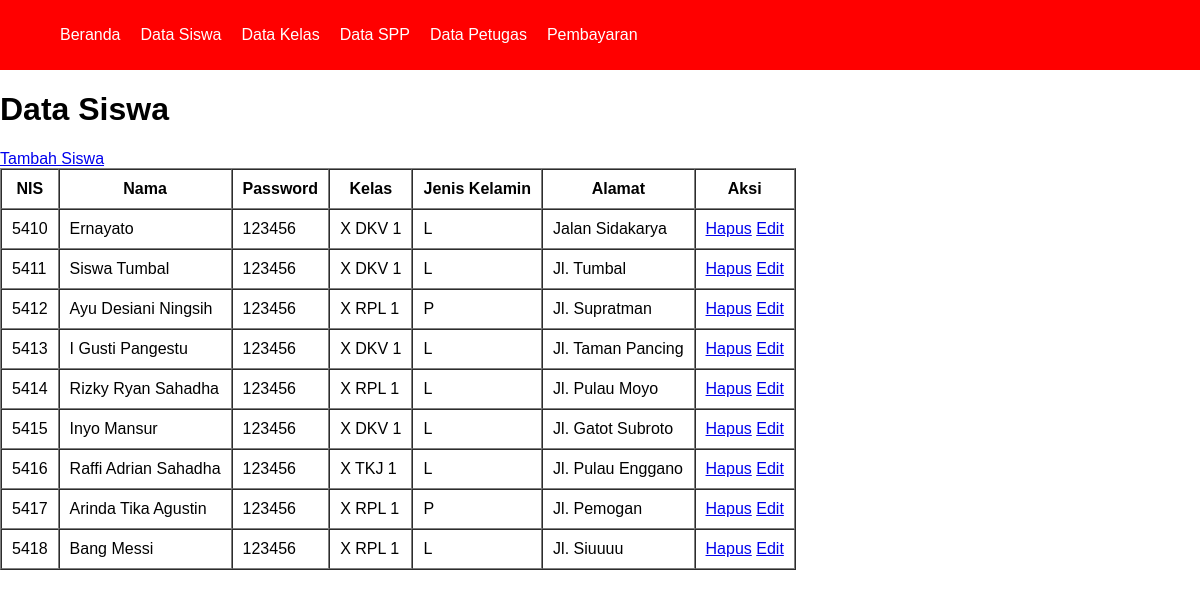
Before: /siswa/siswa.php with the older database file.
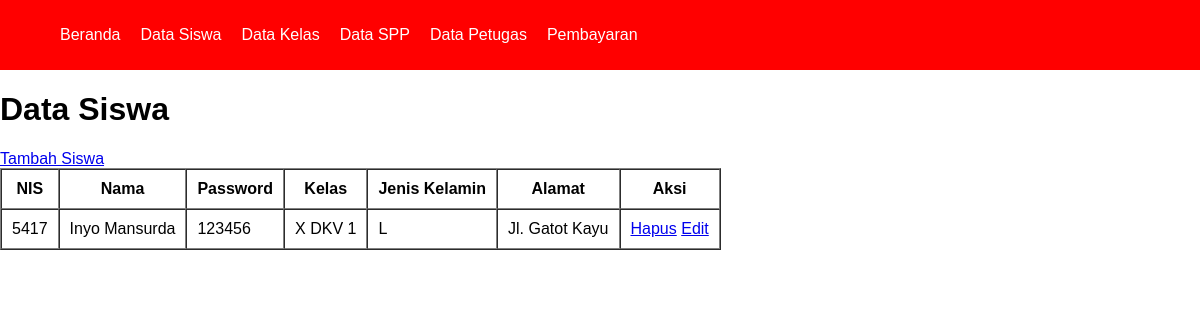
After: the same page with the newer database file.
### tables this page shows
CREATE TABLE `tb_siswa` (
  `nis` int(11) NOT NULL,
  `nama_siswa` varchar(100) NOT NULL,
  `password` varchar(10) NOT NULL,
  `id_kelas` varchar(10) NOT NULL,
  `jenis_kelamin` varchar(10) NOT NULL,
  `alamat` varchar(100) NOT NULL
);

CREATE TABLE `tb_kelas` (
  `id_kelas` varchar(10) NOT NULL,
  `kelas` varchar(10) NOT NULL,
  `jurusan` varchar(100) NOT NULL
);

### siswa/functions_siswa.php (called while the page is built, shortened)
<?php
    $conn = mysqli_connect("localhost", "root", "", "spp_db");
    function query($query){
        global $conn;
        $result = mysqli_query($conn, $query);
        $rows = [];
        while( $row = mysqli_fetch_assoc($result)) {
            $rows[] = $row;
        }
        return $rows;
    }
?>

### siswa/siswa.php (the view, shortened to what this page needs)
<?php
    require 'functions_siswa.php';
    require '../views/template/navbar.php';
    $siswa = query("SELECT * FROM tb_siswa INNER JOIN tb_kelas USING(id_kelas) ORDER BY nis ASC");
?>
<!DOCTYPE html>
<html lang="en">
<head>
    <link rel="stylesheet" href="../CSS/style.css">
</head>
<body>
    <h1>Data Siswa</h1>
    <a href="create_siswa.php">Tambah Siswa</a>
    <table border="1" cellspacing="0" cellpadding="10">
        <tr>
            <th>NIS</th>
            <th>Nama</th>
            <th>Password</th>
            <th>Kelas</th>
            <th>Jenis Kelamin</th>
            <th>Alamat</th>
            <th>Aksi</th>
        </tr>
        <?php foreach($siswa as $row) : ?>
        <tr>
            <td><?= $row["nis"]; ?></td>
            <td><?= $row["nama_siswa"]; ?></td>
            <td><?= $row["password"] ?></td>
            <td><?= $row["kelas"]; ?></td>
            <td><?= $row["jenis_kelamin"]; ?></td>
            <td><?= $row["alamat"]; ?></td>
            <td>
                <a href="delete_siswa.php?nis=<?= $row["nis"]; ?>">Hapus</a>
                <a href="update_siswa.php?nis=<?= $row["nis"]; ?>">Edit</a>
            </td>
        </tr>
        <?php endforeach; ?>
    </table>
</body>
</html>

### views/template/navbar.php (shortened to what this page needs)
<!DOCTYPE html>
<html lang="en">
<head>
    <header>
        <nav>
            <ul>
                <li><a href="../index.php">Beranda</a></li>
                <li><a href="../siswa/siswa.php">Data Siswa</a></li>
                <li><a href="../kelas/kelas.php">Data Kelas</a></li>
                <li><a href="../spp/spp.php">Data SPP</a></li>
                <li><a href="../petugas/petugas.php">Data Petugas</a></li>
                <li><a href="../pembayaran/pembayaran.php">Pembayaran</a></li>
            </ul>
        </nav>
    </header>
</head>
<body>

### CSS/style.css (style rules this page uses)
html, body { margin: 0; padding: 0; box-sizing: border-box; font-family: 'Gill Sans', 'Gill Sans MT', Calibri, 'Trebuchet MS', sans-serif; overflow-x: hidden; }

### views/template/navbar.php (style rules this page uses)
html, body { margin: 0; padding: 0; box-sizing: border-box; }
ul li { list-style: none; }
header { width: 100%; height: 50px; background-color: red; display: flex; align-items: center; padding: 10px 20px; }
header nav ul { display: flex; justify-content: center; align-items: center; gap: 20px; }
header nav ul li a { text-decoration: none; color: #fff; }

Changed rows visible on the page:
removed tb_siswa: nis "5410", nama_siswa "Ernayato", password "123456", id_kelas.kelas "X DKV 1", jenis_kelamin "L", alamat "Jalan Sidakarya"
removed tb_siswa: nis "5411", nama_siswa "Siswa Tumbal", password "123456", id_kelas.kelas "X DKV 1", jenis_kelamin "L", alamat "Jl. Tumbal"
removed tb_siswa: nis "5412", nama_siswa "Ayu Desiani Ningsih", password "123456", id_kelas.kelas "X RPL 1", jenis_kelamin "P", alamat "Jl. Supratman"
removed tb_siswa: nis "5413", nama_siswa "I Gusti Pangestu", password "123456", id_kelas.kelas "X DKV 1", jenis_kelamin "L", alamat "Jl. Taman Pancing"
removed tb_siswa: nis "5414", nama_siswa "Rizky Ryan Sahadha", password "123456", id_kelas.kelas "X RPL 1", jenis_kelamin "L", alamat "Jl. Pulau Moyo"
removed tb_siswa: nis "5415", nama_siswa "Inyo Mansur", password "123456", id_kelas.kelas "X DKV 1", jenis_kelamin "L", alamat "Jl. Gatot Subroto"
removed tb_siswa: nis "5416", nama_siswa "Raffi Adrian Sahadha", password "123456", id_kelas.kelas "X TKJ 1", jenis_kelamin "L", alamat "Jl. Pulau Enggano"
removed tb_siswa: nis "5418", nama_siswa "Bang Messi", password "123456", id_kelas.kelas "X RPL 1", jenis_kelamin "L", alamat "Jl. Siuuuu"
changed tb_siswa id 5417: nama_siswa "Arinda Tika Agustin" → "Inyo Mansurda"; id_kelas.kelas "X RPL 1" → "X DKV 1"; jenis_kelamin "P" → "L"; alamat "Jl. Pemogan" → "Jl. Gatot Kayu"
